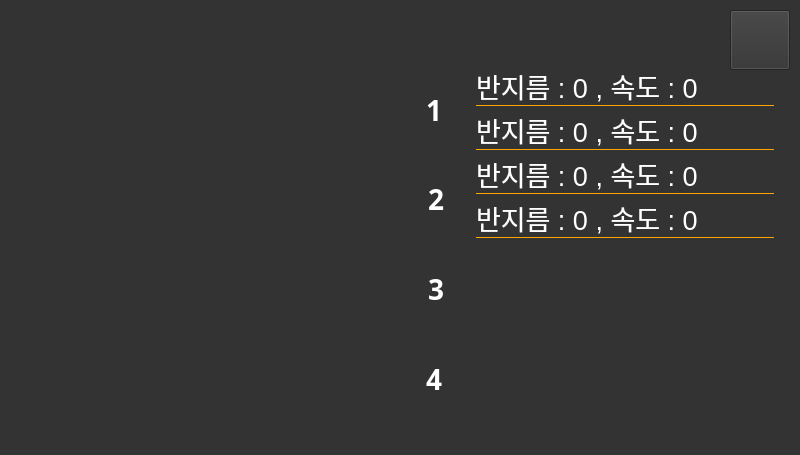
<?xml version="1.0" encoding="UTF-8"?>
<ui version="4.0">
 <class>MainWindow</class>
 <widget class="QMainWindow" name="MainWindow">
  <property name="geometry">
   <rect>
    <x>0</x>
    <y>0</y>
    <width>800</width>
    <height>455</height>
   </rect>
  </property>
  <property name="windowTitle">
   <string>MainWindow</string>
  </property>
  <property name="styleSheet">
   <string notr="true">background: #333;</string>
  </property>
  <widget class="QWidget" name="centralwidget">
   <property name="minimumSize">
    <size>
     <width>800</width>
     <height>0</height>
    </size>
   </property>
   <widget class="QWidget" name="horizontalLayoutWidget">
    <property name="geometry">
     <rect>
      <x>80</x>
      <y>340</y>
      <width>241</width>
      <height>91</height>
     </rect>
    </property>
    <layout class="QHBoxLayout" name="horizontalLayout">
     <item>
      <widget class="QPushButton" name="button_left">
       <property name="maximumSize">
        <size>
         <width>80</width>
         <height>80</height>
        </size>
       </property>
       <property name="mouseTracking">
        <bool>false</bool>
       </property>
       <property name="tabletTracking">
        <bool>false</bool>
       </property>
       <property name="acceptDrops">
        <bool>false</bool>
       </property>
       <property name="statusTip">
        <string/>
       </property>
       <property name="autoFillBackground">
        <bool>false</bool>
       </property>
       <property name="styleSheet">
        <string notr="true">background-repeat: no-repeat;</string>
       </property>
       <property name="text">
        <string/>
       </property>
       <property name="icon">
        <iconset>
         <normaloff>gui_png/return 3.png</normaloff>gui_png/return 3.png</iconset>
       </property>
       <property name="iconSize">
        <size>
         <width>80</width>
         <height>80</height>
        </size>
       </property>
       <property name="flat">
        <bool>true</bool>
       </property>
      </widget>
     </item>
     <item>
      <spacer name="horizontalSpacer">
       <property name="orientation">
        <enum>Qt::Horizontal</enum>
       </property>
       <property name="sizeType">
        <enum>QSizePolicy::Fixed</enum>
       </property>
       <property name="sizeHint" stdset="0">
        <size>
         <width>34</width>
         <height>34</height>
        </size>
       </property>
      </spacer>
     </item>
     <item>
      <widget class="QPushButton" name="button_right">
       <property name="enabled">
        <bool>true</bool>
       </property>
       <property name="maximumSize">
        <size>
         <width>80</width>
         <height>80</height>
        </size>
       </property>
       <property name="autoFillBackground">
        <bool>false</bool>
       </property>
       <property name="styleSheet">
        <string notr="true">width: 73px;
height: 68px;
flex-shrink: 0;
</string>
       </property>
       <property name="text">
        <string/>
       </property>
       <property name="icon">
        <iconset>
         <normaloff>gui_png/return 2 (2).png</normaloff>gui_png/return 2 (2).png</iconset>
       </property>
       <property name="iconSize">
        <size>
         <width>80</width>
         <height>80</height>
        </size>
       </property>
       <property name="autoDefault">
        <bool>false</bool>
       </property>
       <property name="default">
        <bool>false</bool>
       </property>
       <property name="flat">
        <bool>true</bool>
       </property>
      </widget>
     </item>
    </layout>
   </widget>
   <widget class="QWidget" name="formLayoutWidget">
    <property name="geometry">
     <rect>
      <x>390</x>
      <y>66</y>
      <width>384</width>
      <height>412</height>
     </rect>
    </property>
    <layout class="QFormLayout" name="formLayout">
     <property name="verticalSpacing">
      <number>4</number>
     </property>
     <item row="0" column="0">
      <widget class="QPushButton" name="function_1">
       <property name="font">
        <font>
         <pointsize>20</pointsize>
         <weight>50</weight>
         <italic>false</italic>
         <bold>false</bold>
         <underline>false</underline>
         <strikeout>false</strikeout>
         <kerning>false</kerning>
        </font>
       </property>
       <property name="accessibleName">
        <string notr="true"/>
       </property>
       <property name="accessibleDescription">
        <string/>
       </property>
       <property name="layoutDirection">
        <enum>Qt::LeftToRight</enum>
       </property>
       <property name="autoFillBackground">
        <bool>false</bool>
       </property>
       <property name="inputMethodHints">
        <set>Qt::ImhNone</set>
       </property>
       <property name="text">
        <string/>
       </property>
       <property name="icon">
        <iconset>
         <normaloff>gui_png/Ellipse 3.png</normaloff>gui_png/Ellipse 3.png</iconset>
       </property>
       <property name="iconSize">
        <size>
         <width>80</width>
         <height>80</height>
        </size>
       </property>
       <property name="checkable">
        <bool>false</bool>
       </property>
       <property name="checked">
        <bool>false</bool>
       </property>
       <property name="autoRepeat">
        <bool>false</bool>
       </property>
       <property name="autoExclusive">
        <bool>false</bool>
       </property>
       <property name="autoDefault">
        <bool>false</bool>
       </property>
       <property name="default">
        <bool>false</bool>
       </property>
       <property name="flat">
        <bool>true</bool>
       </property>
      </widget>
     </item>
     <item row="0" column="1">
      <widget class="QLabel" name="label1">
       <property name="font">
        <font>
         <family>Ubuntu</family>
         <pointsize>20</pointsize>
         <weight>50</weight>
         <italic>false</italic>
         <bold>false</bold>
         <strikeout>false</strikeout>
         <kerning>true</kerning>
        </font>
       </property>
       <property name="mouseTracking">
        <bool>false</bool>
       </property>
       <property name="styleSheet">
        <string notr="true">
border-bottom: 1px solid orange;
font: 20pt &quot;Ubuntu&quot;;
color: white;</string>
       </property>
       <property name="text">
        <string>반지름 : 0 , 속도 : 0</string>
       </property>
       <property name="textFormat">
        <enum>Qt::AutoText</enum>
       </property>
      </widget>
     </item>
     <item row="1" column="0">
      <widget class="QPushButton" name="function_2">
       <property name="font">
        <font>
         <pointsize>20</pointsize>
        </font>
       </property>
       <property name="text">
        <string/>
       </property>
       <property name="icon">
        <iconset>
         <normaloff>gui_png/Ellipse 3.png</normaloff>gui_png/Ellipse 3.png</iconset>
       </property>
       <property name="iconSize">
        <size>
         <width>80</width>
         <height>80</height>
        </size>
       </property>
       <property name="flat">
        <bool>true</bool>
       </property>
      </widget>
     </item>
     <item row="1" column="1">
      <widget class="QLabel" name="label2">
       <property name="font">
        <font>
         <family>Ubuntu</family>
         <pointsize>20</pointsize>
         <weight>50</weight>
         <italic>false</italic>
         <bold>false</bold>
         <strikeout>false</strikeout>
         <kerning>true</kerning>
        </font>
       </property>
       <property name="mouseTracking">
        <bool>false</bool>
       </property>
       <property name="styleSheet">
        <string notr="true">
border-bottom: 1px solid orange;
font: 20pt &quot;Ubuntu&quot;;
color: white;</string>
       </property>
       <property name="text">
        <string>반지름 : 0 , 속도 : 0</string>
       </property>
       <property name="textFormat">
        <enum>Qt::AutoText</enum>
       </property>
      </widget>
     </item>
     <item row="2" column="0">
      <widget class="QPushButton" name="function_3">
       <property name="font">
        <font>
         <pointsize>20</pointsize>
        </font>
       </property>
       <property name="text">
        <string/>
       </property>
       <property name="icon">
        <iconset>
         <normaloff>gui_png/Ellipse 3.png</normaloff>gui_png/Ellipse 3.png</iconset>
       </property>
       <property name="iconSize">
        <size>
         <width>80</width>
         <height>80</height>
        </size>
       </property>
       <property name="flat">
        <bool>true</bool>
       </property>
      </widget>
     </item>
     <item row="2" column="1">
      <widget class="QLabel" name="label3">
       <property name="font">
        <font>
         <family>Ubuntu</family>
         <pointsize>20</pointsize>
         <weight>50</weight>
         <italic>false</italic>
         <bold>false</bold>
         <strikeout>false</strikeout>
         <kerning>true</kerning>
        </font>
       </property>
       <property name="mouseTracking">
        <bool>false</bool>
       </property>
       <property name="styleSheet">
        <string notr="true">
border-bottom: 1px solid orange;
font: 20pt &quot;Ubuntu&quot;;
color: white;</string>
       </property>
       <property name="text">
        <string>반지름 : 0 , 속도 : 0</string>
       </property>
       <property name="textFormat">
        <enum>Qt::AutoText</enum>
       </property>
      </widget>
     </item>
     <item row="3" column="0">
      <widget class="QPushButton" name="function_4">
       <property name="font">
        <font>
         <pointsize>20</pointsize>
        </font>
       </property>
       <property name="text">
        <string/>
       </property>
       <property name="icon">
        <iconset>
         <normaloff>gui_png/Ellipse 3.png</normaloff>gui_png/Ellipse 3.png</iconset>
       </property>
       <property name="iconSize">
        <size>
         <width>80</width>
         <height>80</height>
        </size>
       </property>
       <property name="flat">
        <bool>true</bool>
       </property>
      </widget>
     </item>
     <item row="3" column="1">
      <widget class="QLabel" name="label4">
       <property name="font">
        <font>
         <family>Ubuntu</family>
         <pointsize>20</pointsize>
         <weight>50</weight>
         <italic>false</italic>
         <bold>false</bold>
         <strikeout>false</strikeout>
         <kerning>true</kerning>
        </font>
       </property>
       <property name="mouseTracking">
        <bool>false</bool>
       </property>
       <property name="styleSheet">
        <string notr="true">
border-bottom: 1px solid orange;
font: 20pt &quot;Ubuntu&quot;;
color: white;</string>
       </property>
       <property name="text">
        <string>반지름 : 0 , 속도 : 0</string>
       </property>
       <property name="textFormat">
        <enum>Qt::AutoText</enum>
       </property>
      </widget>
     </item>
    </layout>
   </widget>
   <widget class="QPushButton" name="pushButton">
    <property name="geometry">
     <rect>
      <x>730</x>
      <y>10</y>
      <width>60</width>
      <height>60</height>
     </rect>
    </property>
    <property name="text">
     <string/>
    </property>
    <property name="icon">
     <iconset>
      <normaloff>gui_png/setting.png</normaloff>gui_png/setting.png</iconset>
    </property>
    <property name="iconSize">
     <size>
      <width>65</width>
      <height>65</height>
     </size>
    </property>
   </widget>
   <widget class="Joystick" name="widget" native="true">
    <property name="geometry">
     <rect>
      <x>30</x>
      <y>20</y>
      <width>341</width>
      <height>321</height>
     </rect>
    </property>
   </widget>
   <widget class="QLabel" name="label">
    <property name="geometry">
     <rect>
      <x>426</x>
      <y>90</y>
      <width>20</width>
      <height>40</height>
     </rect>
    </property>
    <property name="font">
     <font>
      <family>Noto Sans</family>
      <pointsize>-1</pointsize>
      <weight>75</weight>
      <italic>false</italic>
      <bold>true</bold>
     </font>
    </property>
    <property name="styleSheet">
     <string notr="true">color: #FFF;
font-family: Noto Sans;
font-size: 26px;
font-style: normal;
font-weight: 600;
line-height: normal;color: #FFF;
font-family: Noto Sans;
font-size: 28px;
font-style: normal;
font-weight: 600;
line-height: normal;</string>
    </property>
    <property name="text">
     <string>1</string>
    </property>
   </widget>
   <widget class="QLabel" name="label_2">
    <property name="geometry">
     <rect>
      <x>428</x>
      <y>179</y>
      <width>20</width>
      <height>40</height>
     </rect>
    </property>
    <property name="font">
     <font>
      <family>Noto Sans</family>
      <pointsize>-1</pointsize>
      <weight>75</weight>
      <italic>false</italic>
      <bold>true</bold>
     </font>
    </property>
    <property name="styleSheet">
     <string notr="true">color: #FFF;
font-family: Noto Sans;
font-size: 26px;
font-style: normal;
font-weight: 600;
line-height: normal;color: #FFF;
font-family: Noto Sans;
font-size: 28px;
font-style: normal;
font-weight: 600;
line-height: normal;</string>
    </property>
    <property name="text">
     <string>2</string>
    </property>
   </widget>
   <widget class="QLabel" name="label_3">
    <property name="geometry">
     <rect>
      <x>426</x>
      <y>359</y>
      <width>20</width>
      <height>40</height>
     </rect>
    </property>
    <property name="font">
     <font>
      <family>Noto Sans</family>
      <pointsize>-1</pointsize>
      <weight>75</weight>
      <italic>false</italic>
      <bold>true</bold>
     </font>
    </property>
    <property name="styleSheet">
     <string notr="true">color: #FFF;
font-family: Noto Sans;
font-size: 26px;
font-style: normal;
font-weight: 600;
line-height: normal;color: #FFF;
font-family: Noto Sans;
font-size: 28px;
font-style: normal;
font-weight: 600;
line-height: normal;</string>
    </property>
    <property name="text">
     <string>4</string>
    </property>
   </widget>
   <widget class="QLabel" name="label_4">
    <property name="geometry">
     <rect>
      <x>428</x>
      <y>269</y>
      <width>20</width>
      <height>40</height>
     </rect>
    </property>
    <property name="font">
     <font>
      <family>Noto Sans</family>
      <pointsize>-1</pointsize>
      <weight>75</weight>
      <italic>false</italic>
      <bold>true</bold>
     </font>
    </property>
    <property name="styleSheet">
     <string notr="true">color: #FFF;
font-family: Noto Sans;
font-size: 26px;
font-style: normal;
font-weight: 600;
line-height: normal;color: #FFF;
font-family: Noto Sans;
font-size: 28px;
font-style: normal;
font-weight: 600;
line-height: normal;</string>
    </property>
    <property name="text">
     <string>3</string>
    </property>
   </widget>
  </widget>
  <widget class="QStatusBar" name="statusbar"/>
 </widget>
 <customwidgets>
  <customwidget>
   <class>Joystick</class>
   <extends>QWidget</extends>
   <header>joystick.h</header>
   <container>1</container>
  </customwidget>
 </customwidgets>
 <tabstops>
  <tabstop>function_1</tabstop>
  <tabstop>function_2</tabstop>
  <tabstop>button_left</tabstop>
  <tabstop>function_3</tabstop>
  <tabstop>function_4</tabstop>
  <tabstop>pushButton</tabstop>
  <tabstop>button_right</tabstop>
 </tabstops>
 <resources/>
 <connections>
  <connection>
   <sender>pushButton</sender>
   <signal>clicked()</signal>
   <receiver>MainWindow</receiver>
   <slot>page2()</slot>
   <hints>
    <hint type="sourcelabel">
     <x>742</x>
     <y>42</y>
    </hint>
    <hint type="destinationlabel">
     <x>686</x>
     <y>43</y>
    </hint>
   </hints>
  </connection>
  <connection>
   <sender>function_1</sender>
   <signal>clicked()</signal>
   <receiver>MainWindow</receiver>
   <slot>function1()</slot>
   <hints>
    <hint type="sourcelabel">
     <x>461</x>
     <y>102</y>
    </hint>
    <hint type="destinationlabel">
     <x>406</x>
     <y>38</y>
    </hint>
   </hints>
  </connection>
  <connection>
   <sender>function_2</sender>
   <signal>clicked()</signal>
   <receiver>MainWindow</receiver>
   <slot>function2()</slot>
   <hints>
    <hint type="sourcelabel">
     <x>425</x>
     <y>181</y>
    </hint>
    <hint type="destinationlabel">
     <x>348</x>
     <y>159</y>
    </hint>
   </hints>
  </connection>
  <connection>
   <sender>function_3</sender>
   <signal>clicked()</signal>
   <receiver>MainWindow</receiver>
   <slot>function3()</slot>
   <hints>
    <hint type="sourcelabel">
     <x>418</x>
     <y>277</y>
    </hint>
    <hint type="destinationlabel">
     <x>352</x>
     <y>241</y>
    </hint>
   </hints>
  </connection>
  <connection>
   <sender>function_4</sender>
   <signal>clicked()</signal>
   <receiver>MainWindow</receiver>
   <slot>function4()</slot>
   <hints>
    <hint type="sourcelabel">
     <x>421</x>
     <y>358</y>
    </hint>
    <hint type="destinationlabel">
     <x>340</x>
     <y>337</y>
    </hint>
   </hints>
  </connection>
  <connection>
   <sender>button_right</sender>
   <signal>clicked()</signal>
   <receiver>MainWindow</receiver>
   <slot>right()</slot>
   <hints>
    <hint type="sourcelabel">
     <x>302</x>
     <y>373</y>
    </hint>
    <hint type="destinationlabel">
     <x>344</x>
     <y>420</y>
    </hint>
   </hints>
  </connection>
  <connection>
   <sender>button_left</sender>
   <signal>clicked()</signal>
   <receiver>MainWindow</receiver>
   <slot>left()</slot>
   <hints>
    <hint type="sourcelabel">
     <x>112</x>
     <y>370</y>
    </hint>
    <hint type="destinationlabel">
     <x>106</x>
     <y>426</y>
    </hint>
   </hints>
  </connection>
 </connections>
 <slots>
  <slot>page2()</slot>
  <slot>function1()</slot>
  <slot>function2()</slot>
  <slot>function3()</slot>
  <slot>function4()</slot>
  <slot>left()</slot>
  <slot>right()</slot>
 </slots>
</ui>
